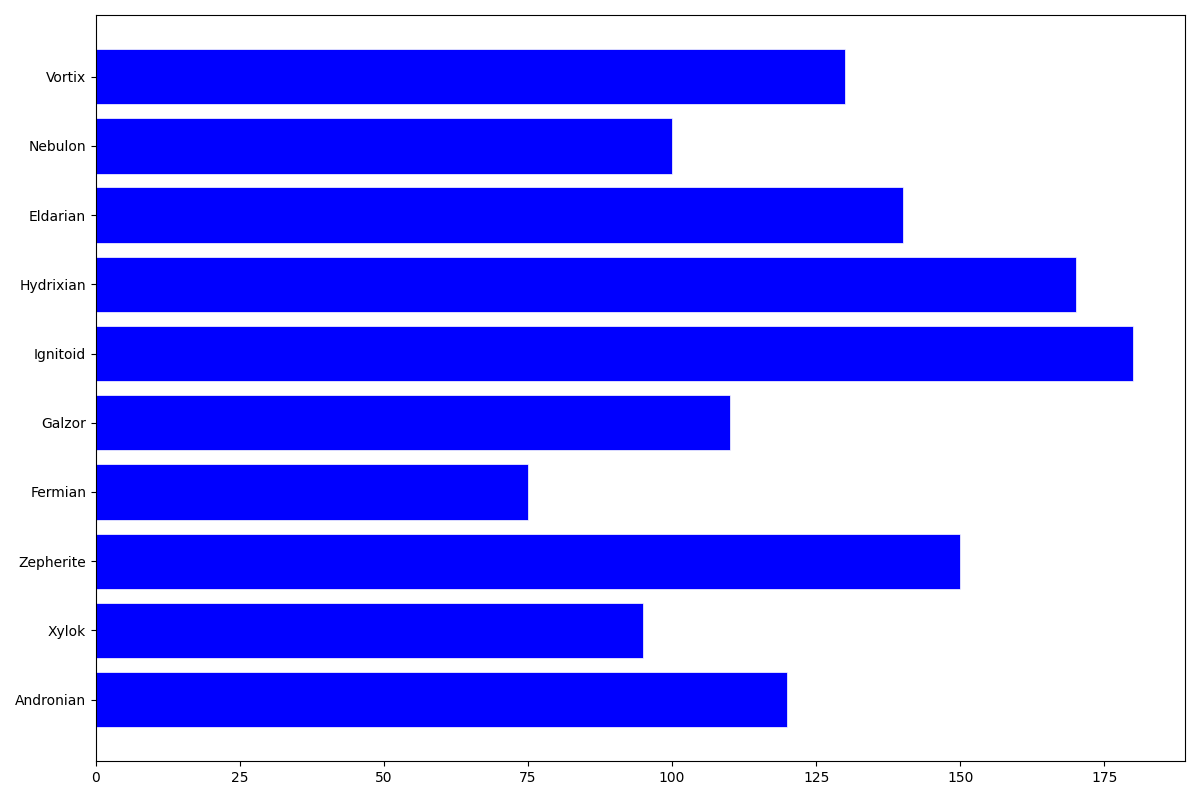

The Python source for this figure:
import matplotlib.pyplot as plt
import numpy as np

# Data
species = ["Andronian", "Xylok", "Zepherite", "Fermian", "Galzor", 
           "Ignitoid", "Hydrixian", "Eldarian", "Nebulon", "Vortix"]
weights = np.array([120, 95, 150, 75, 110, 180, 170, 140, 100, 130])

# Plotting
fig, ax = plt.subplots(figsize=(12, 8))

# Horizontal bar chart
ax.barh(species, weights, color='blue', edgecolor='w', linewidth=0.5)

# Automatically adjust layout to prevent overlap
plt.tight_layout()

# Display the plot
plt.show()
